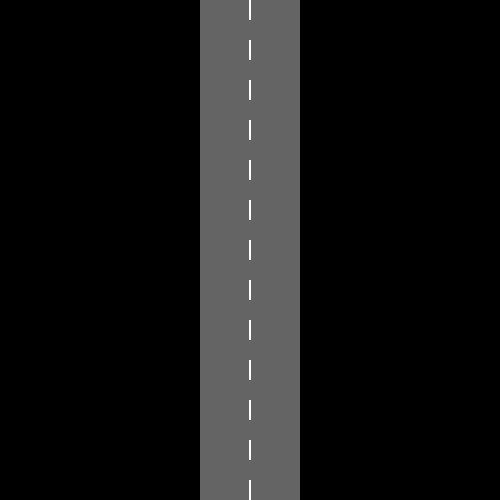
Frame 1 (no input)
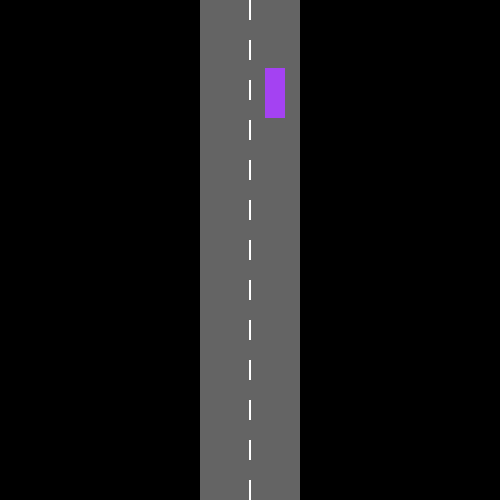
Frame 60 (the mouse pressed at the canvas centre just before this capture)
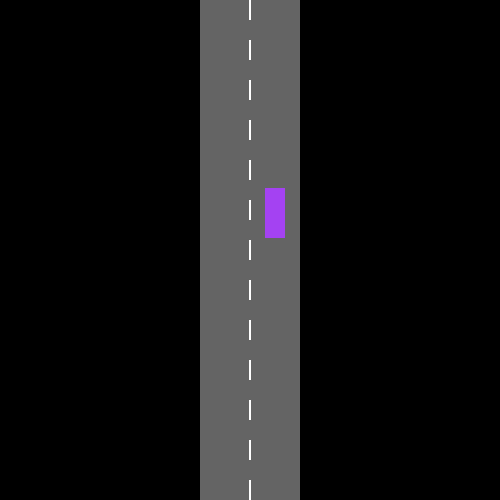
Frame 120 (the mouse held since frame 60 and released just before this capture)

The Processing sketch that drew these frames (run headless with seeded random() and noise(); from frame 60 on, the mouse is pressed at the canvas centre):

// Processing sketch: Lab_Test_1
// ── Lab_Test_1.pde
float roadWidth = 100;
int carHeight = 50;                                                
float carYPos, carXPos;
int carSpeed = 2;
color carColor;

void setup()
{
  size(500, 500);  
  noStroke();
  rectMode(CENTER);
  
  carXPos = (width * 0.5f) + (roadWidth * 0.25f);                  //Initialize the cars X Position 
  carYPos = -(carHeight * 0.5f);                                   //Initialize the cars Y Position 
  carColor = color(random(255), random(255), random(255));         //Randomize the cars color for the first cycle
}

void draw()
{
  background(0);  
  drawRoad();  
  drawCar(); 
  
  carYPos += carSpeed;                                               //This is the code that handles moving the car
  
  if(carYPos > height + (carHeight * 0.5f))                          //If the car goes off the BOTTOM of the screen...
  {                                                                  //..
    changeDirectionAndLane(-1);                                      //call changeDirectionAndLane() function
  }     
  
  if (carYPos < -(carHeight * 0.5f))                                 //If the car goes off the TOP of the screen...
  {                                                                  //..
    changeDirectionAndLane(1);                                       //call changeDirectionAndLane() function
  }
}

void drawRoad()                                                     //This method draws the road, it is called every frame
{
  float roadY = height * 0.5f;
  float roadX = width * 0.5f;
  fill(100);                                                        //Colouring the road
  rect(roadX, roadY, roadWidth, height);                            //Drawing the road
  
  fill(255);
  int roadMarkingLength = 20;    
  for(int  i = roadMarkingLength / 2; i < height; i += (roadMarkingLength * 2))         //Using a loop to draw the road markings
  {
    rect(roadX, i, roadMarkingLength * 0.1f, roadMarkingLength);    
  } 
}

void drawCar()                                                      //This function called every frame
{
  float carWidth = 20;
  fill(carColor);                                                   //Set the car colour to current value
  rect(carXPos, carYPos, carWidth, carHeight);                      //Draw the car
}

void changeDirectionAndLane(int posNeg)                             //This method is called when the car goes off the bottom OR top of screen
{
  int carXInc = 50;
  carColor = color(random(255), random(255), random(255));          //Randomize car colour value
  carSpeed *= -1;                                                   //Invert the car speed (negative to positive or Positive to negative)
  carXPos += (roadWidth * 0.5f) * posNeg;                           //Move the car to the opposite side of the road
}
